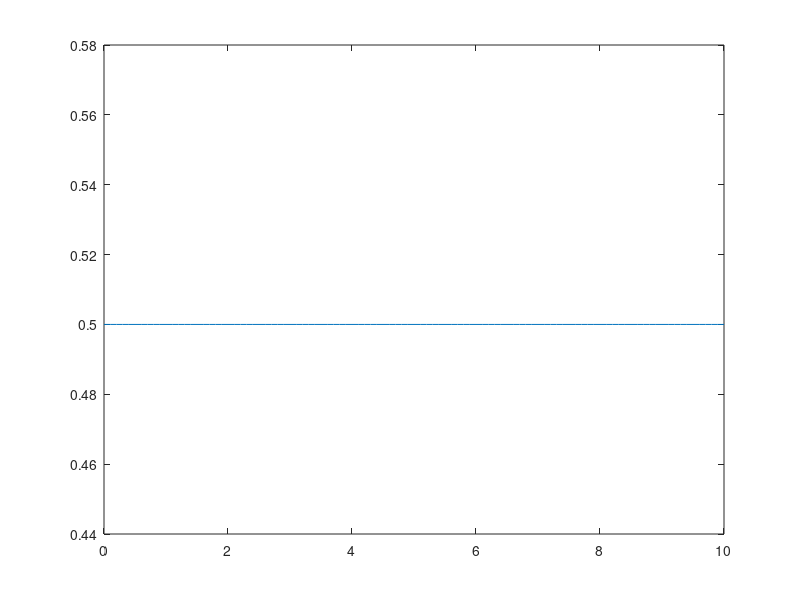

MATLAB code to generate this figure:
dt = 0.1;
t = 0:dt:10;
x = 0*t;
x(1)=0.5;
for i = 1:length(t)-1
    x(i+1) = x(i) + dt*(x(i)-2*x(i)^2);

end
plot(t,x)
x

